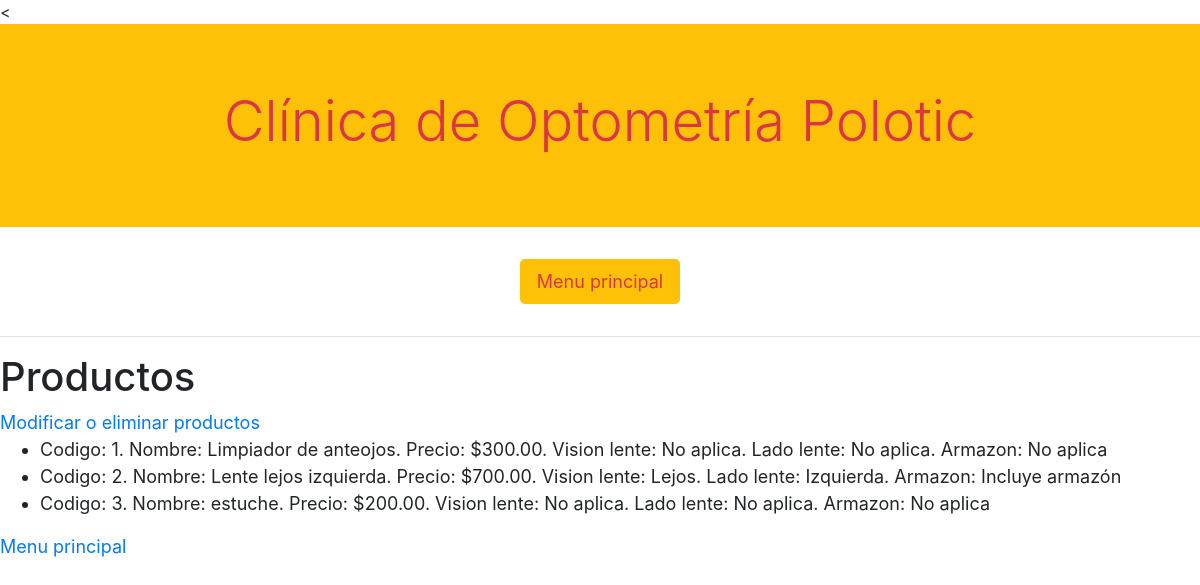
/productos, run on an earlier commit of the app's database.
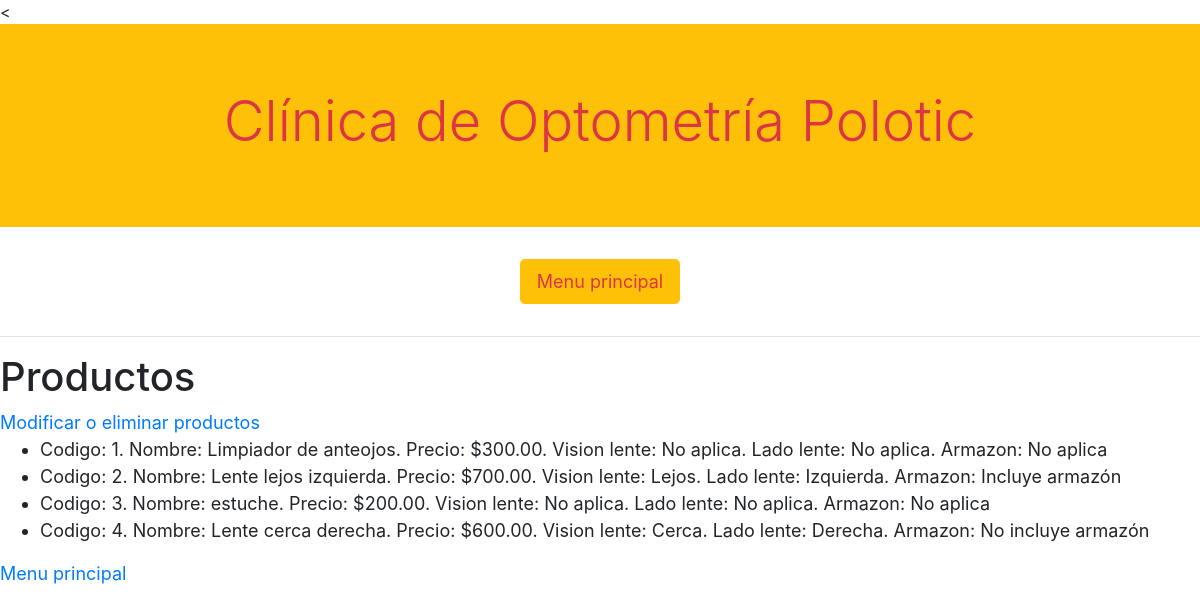
And on a later commit of the database.
### clinica/models.py (models this page shows, shortened)
class Producto(models.Model):
    nombre_producto = models.CharField(max_length=64)
    precio = models.DecimalField(decimal_places=2, max_digits=5)
    lejos_cerca = models.ForeignKey(LejosCerca, on_delete=models.RESTRICT, related_name="lejos_o_cerca")
    izquierda_derecha = models.ForeignKey(IzquierdaDerecha, on_delete=models.RESTRICT, related_name="izquierda_o_derecha")
    armazon = models.ForeignKey(Armazon, on_delete=models.RESTRICT, related_name="incluye_armazon")

class LejosCerca(models.Model):
    lejos_cerca = models.CharField(max_length=64)
    def __str__(self):
        return f" {self.lejos_cerca}"

class IzquierdaDerecha(models.Model):
    izquierda_derecha = models.CharField(max_length=64)
    def __str__(self):
        return f" {self.izquierda_derecha}"

class Armazon(models.Model):
    armazon = models.CharField(max_length=64)
    def __str__(self):
        return f" {self.armazon}"

### clinica/views.py (the view)
# urls.py: path("productos", views.productos, name = "productos"),
def productos(request):
    return render(request,"clinica/productos.html", {
        "titulo": "Productos",
        "productos": Producto.objects.all()
        })

### clinica/templates/clinica/productos.html
{% extends "clinica/layout.html" %}
{% block body %}
<h1>{{titulo}}</h1>
<a href="{% url 'admin:index' %}">Modificar o eliminar productos</a>
<ul>
{% for producto in productos %}
<li>Codigo: {{producto.id}}. Nombre: {{producto.nombre_producto}}. Precio: ${{producto.precio}}. Vision lente: {{producto.lejos_cerca}}. Lado lente: {{producto.izquierda_derecha}}. Armazon: {{producto.armazon}}</li>
{% endfor %}
</ul>
<a href="{% url 'usuarios:index' %}">Menu principal</a>
{% endblock %}

What changed in the data, as far as the page shows it:
added Producto: id "4", nombre_producto "Lente cerca derecha", precio "600.00", lejos_cerca "Cerca", izquierda_derecha "Derecha", armazon "No incluye armazón"
